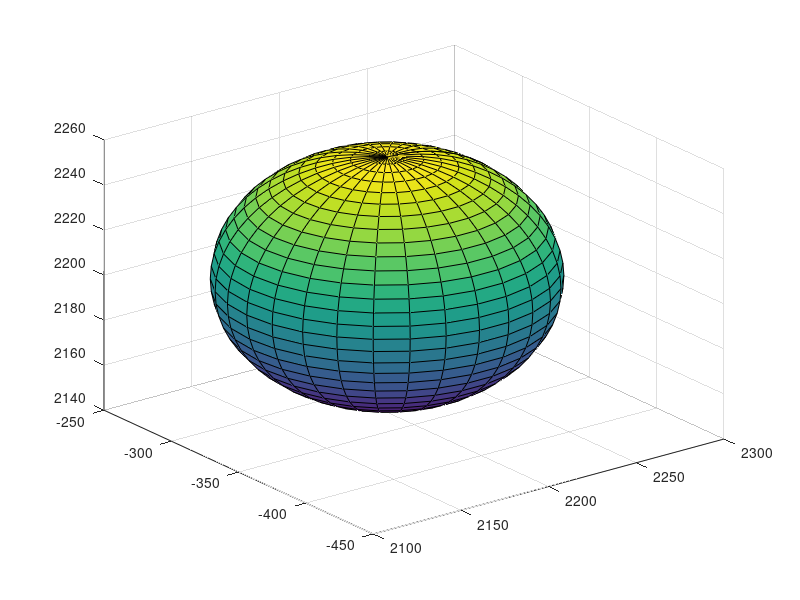

This chart was generated by the following MATLAB code: (Note: this script raises an error after producing the figure.)
% Static force analysis of a balloon rigging (Design CliffC)
% By Thomas Bewley, JPL (on loan from UCSD)

clear; figure(1); clf; config=1;
% view([-111.6,8]); axis equal 
switch config
    case 1
        Rb=80;          % Radius of balloon
        Rp=80;          % Radius of payload
        Hb=2200;        % Height of balloon
        Hp=1900;        % Height of payload 
        psi=-70*(pi/180);   % Extra rotation of payload & balloon
        off=[2200; -330];   % Center of payload / balloon system
        P(1:3,1)=[2061; -765.6; 1555];   % low   anchor points on ground
        P(1:3,2)=[1344; -280.2; 1344];   % low   
        P(1:3,3)=[2299;  121.6; 2018];   % high
        P(1:3,4)=[2785; -768.8; 1998];   % high
    otherwise
        Rb=2;       % Radius of balloon 
        Rp=2;       % Radius of payload
        Hb=34;      % Height of balloon
        Hp=20;      % Height of payload
        Hcliff=30;  % Height of cliff
        psi=0;      % Extra rotation of payload & balloon
        off=[0; 0]; % Center of payload / balloon system
        Rg=20;      % Radius of ground attachment points
        phi=0;      P(1:3,1)=[Rg*sin(phi); Rg*cos(phi); 0];  % anchor points on ground
        phi=pi/2;   P(1:3,2)=[Rg*sin(phi); Rg*cos(phi); 0];
        phi=pi;     P(1:3,3)=[Rg*sin(phi); Rg*cos(phi); Hcliff];
        phi=3*pi/2; P(1:3,4)=[Rg*sin(phi); Rg*cos(phi); Hcliff];
end

% Test loads on the balloon:
lift=200;     % (lift force of balloon, in Newtons)
weight=100;   % (weight of payload, in Newtons)
Bdisturb=18.5 % (horizontal force on balloon, in Newtons)
Pdisturb=4.5    % (horizontal force on payload, in Newtons)

% END OF ADJUSTABLE INPUTS

% Free [Q=Q_(dim x q)] and fixed [Q=Q_(dim x q)] node locations
for i=1:4
    phi1=pi+pi/4+pi*(i-1)/2+psi; phi=pi+pi*(i-1)/2+psi;
    Q(1:3,    i)=[Rp*sin(phi)+off(1);  Rp*cos(phi)+off(2);  Hp]; % corners of payload
    Q(1:3,  4+i)=[Rb*sin(phi1)+off(1); Rb*cos(phi1)+off(2); Hb]; % anchor points on balloon
end
[dim,q]=size(Q); p=size(P,2), n=q+p; 

b=12; s=18; m=b+s;        % Connectivity matrix
C(1, 1)=1; C(1, 2)=-1;    % (six) bars modelling payload
C(2, 2)=1; C(2, 3)=-1;    
C(3, 3)=1; C(3, 4)=-1;    
C(4, 4)=1; C(4, 1)=-1;    
C(5, 1)=1; C(5, 3)=-1;    
C(6, 2)=1; C(6, 4)=-1;    
C(7, 5)=1; C(7, 6)=-1;    % (six) bars modelling balloon  
C(8, 6)=1; C(8, 7)=-1;
C(9, 7)=1; C(9, 8)=-1;
C(10,8)=1; C(10,5)=-1;
C(11,5)=1; C(11,7)=-1;
C(12,6)=1; C(12,8)=-1;

for i=1:4, j=mod(i,4)+1; k=mod(i-2,4)+1; 
  C(12+i,4+i)=1; C(12+i,i)=-1;    % strings from balloon to payload (set 1)
  C(16+i,4+i)=1; C(16+i,j)=-1;    % strings from balloon to payload (set 2)
  C(20+i,4+i)=1; C(20+i,8+i)=-1;  % strings from balloon to ground (set 1)
  C(24+i,4+i)=1; C(24+i,8+k)=-1;  % strings from balloon to ground (set 2)
end
C(29,2)=1; C(29, 9)=-1;   % strings from payload to ground
C(30,3)=1; C(30,10)=-1;  % strings from payload to ground

[x,y,z] = ellipsoid(0,0,Hb,Rb,Rb,Rb*2/3,30); surf(x+off(1),y+off(2),z), hold on

% Define applied external force U=U_(dim x p)
U(1:dim,1:p)=0; U(2,[1:4])=Pdisturb/4; U(3,[1:4])=-weight/4;
                U(2,[5:8])=Bdisturb/4; U(3,[5:8])=lift/4;

% Solve for the forces at equilibrium, and plot
[c_bars,t_strings,V]=tensegrity_statics(b,s,q,p,dim,Q,P,C,U);
tensegrity_plot(Q,P,C,b,s,U,V,false,0.5,3); grid on

% end script CliffC
